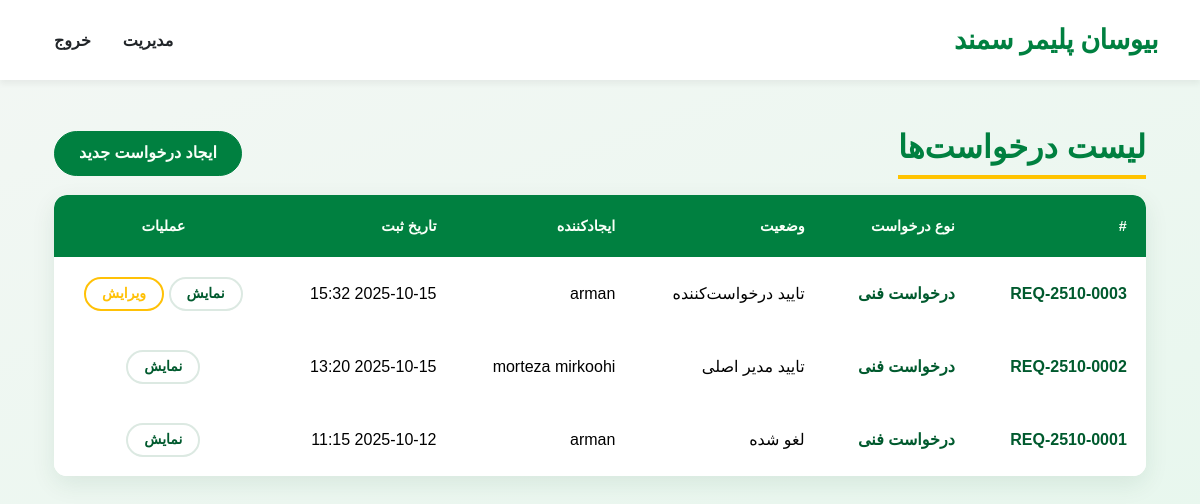
/requests/ (signed in), run on an earlier commit of the app's database.
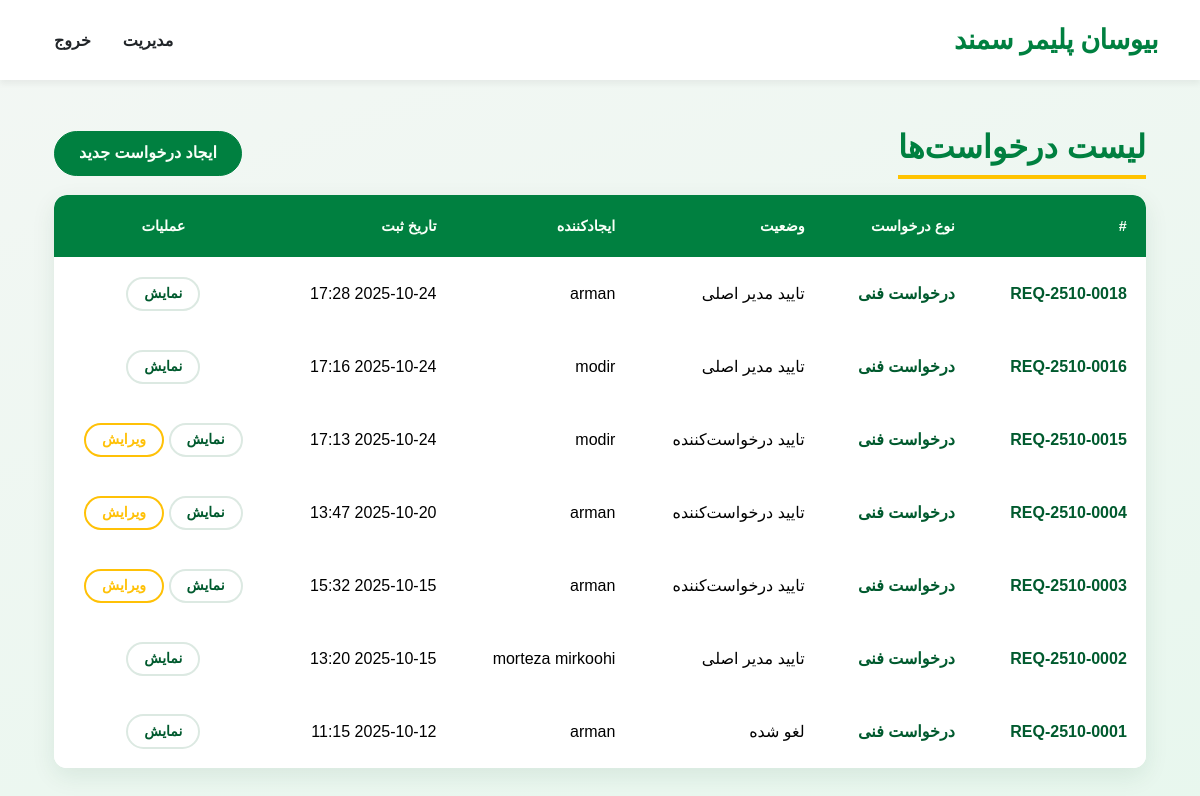
And on a later commit of the database.
### requests/models.py (models this page shows, shortened)
class Request(models.Model):
    request_number = models.CharField(max_length=50, unique=True)
    created_by = models.ForeignKey(settings.AUTH_USER_MODEL, related_name='submitted_requests', on_delete=models.PROTECT)
    created_at = models.DateTimeField(auto_now_add=True)
    status = models.CharField(max_length=50, choices=RequestStatus.choices, default=RequestStatus.DRAFT)
    is_completed = models.BooleanField(default=False)
    canceled_by = models.ForeignKey(settings.AUTH_USER_MODEL, related_name='canceled_requests', on_delete=models.SET_NULL, null=True, blank=True)
    canceled_at = models.DateTimeField(null=True, blank=True)
    cancel_reason = models.TextField(blank=True, null=True)
    creator_approved_by = models.ForeignKey(settings.AUTH_USER_MODEL, related_name='approved_requests_creator', on_delete=models.SET_NULL, null=True, blank=True)
    creator_approved_at = models.DateTimeField(null=True, blank=True)
    factory_approved_by = models.ForeignKey(settings.AUTH_USER_MODEL, related_name='approved_requests_factory', on_delete=models.SET_NULL, null=True, blank=True)
    factory_approved_at = models.DateTimeField(null=True, blank=True)
    management_approved_by = models.ForeignKey(settings.AUTH_USER_MODEL, related_name='approved_requests_management', on_delete=models.SET_NULL, null=True, blank=True)
    management_approved_at = models.DateTimeField(null=True, blank=True)
    def can_edit_by(self, user):
        if not hasattr(user, 'profile'):
            return False
        user_type = getattr(user.profile, "user_type", None)
        if self.status in [RequestStatus.CANCELED, RequestStatus.MANAGEMENT_APPROVED]:
            return False
        if user_type == "management":
            return True
        elif user_type == "factory_manager":
            return self.status in [RequestStatus.DRAFT, RequestStatus.CREATOR_APPROVED, RequestStatus.FACTORY_APPROVED]
        elif user == self.created_by:
             return self.status in [RequestStatus.DRAFT, RequestStatus.CREATOR_APPROVED]
        return False

class RequestItem(models.Model):
    request = models.ForeignKey(Request, related_name='items', on_delete=models.CASCADE)
    request_type = models.ForeignKey(RequestType,on_delete=models.PROTECT,verbose_name="نوع درخواست")
    cost_center = models.ForeignKey(CostCenter,on_delete=models.PROTECT,  verbose_name="مرکز هزینه")
    description = models.TextField(blank=True, null=True)

class RequestType(models.Model):
    name = models.CharField(max_length=100, verbose_name="نوع درخواست")
    is_active = models.BooleanField(default=True, verbose_name="فعال")
    display_order = models.IntegerField(default=0, verbose_name="ترتیب نمایش")
    class Meta:
        verbose_name = "نوع درخواست"
        verbose_name_plural = "انواع درخواست"
        ordering = ["display_order", "name"]

### requests/views.py (the view)
# urls.py: path('', views.request_list, name='request_list'),
@login_required
def request_list(request):
    role = _role(request.user)
    base_qs = Request.objects.exclude(status=RequestStatus.DRAFT).select_related("created_by").order_by("-id")
    if role in ["management", "factory_manager"]:
        requests_qs = base_qs
    else:
        requests_qs = base_qs.filter(created_by=request.user)
    for req in requests_qs:
        req.user_can_edit = req.can_edit_by(request.user)
    can_create = role in ["management"] or request.user.is_superuser
    return render(request, "requests/request_list.html", {
        "requests": requests_qs,
        "can_create": can_create,
        "title": "لیست درخواست‌ها"
    })

### requests/views.py (called while the page is built)
def _role(user):
    return getattr(getattr(user, "profile", None), "user_type", None)

### requests/templates/requests/request_list.html (shortened to what this page needs)
{% extends "base.html" %}
{% load static %}
{% block content %}
<link rel="stylesheet" href="{% static 'css/list_styles.css' %}">
<div class="container" dir="rtl">
    <div class="d-flex justify-content-between align-items-center mb-3">
        <h2 class="m-0">{% if title %}{{ title }}{% else %}درخواست‌ها{% endif %}</h2>
        {% if can_create %}
        <a href="{% url 'requests:request_create' %}" class="btn btn-primary">ایجاد درخواست جدید</a>
        {% endif %}
    </div>
    <div class="table-responsive">
        <table class="table table-hover align-middle">
            <thead class="table-light">
            <tr>
                <th>#</th>
                <th>نوع درخواست</th>
                <th>وضعیت</th>
                <th>ایجادکننده</th>
                <th>تاریخ ثبت</th>
                <th class="text-center">عملیات</th>
            </tr>
            </thead>
            <tbody>
            {% for r in requests %}
            <tr>
                <td>{{ r.request_number }}</td>
                <td>
                    {% with first_item=r.items.first %}
                    {% if first_item %}
                    {{ first_item.request_type.name }}
                    {% else %}
                    —
                    {% endif %}
                    {% endwith %}
                </td>
                <td>{{ r.get_status_display }}</td>
                <td>{{ r.created_by.get_full_name|default:r.created_by.username }}</td>
                <td>{{ r.created_at|date:"Y-m-d H:i" }}</td>
                <td class="text-center">
                    <a href="{% url 'requests:request_detail' r.pk %}" class="btn btn-outline-secondary btn-sm">نمایش</a>
                    {% if r.user_can_edit %}
                    <a href="{% url 'requests:request_update' r.pk %}" class="btn btn-sm btn-outline-warning">ویرایش</a>
                    {% endif %}
                </td>
            </tr>
            {% empty %}
            <tr>
                <td colspan="6" class="text-center text-muted">هیچ درخواستی یافت نشد.</td>
            </tr>
            {% endfor %}
            </tbody>
        </table>
    </div>
</div>
{% endblock %}

What changed in the data, as far as the page shows it:
added Request: request_number "REQ-2510-0018", items.first.request_type.name "درخواست فنی", status "تایید مدیر اصلی", created_by.get_full_name "arman", created_at "2025-10-24 17:28"
added Request: request_number "REQ-2510-0016", items.first.request_type.name "درخواست فنی", status "تایید مدیر اصلی", created_by.get_full_name "modir", created_at "2025-10-24 17:16"
added Request: request_number "REQ-2510-0015", items.first.request_type.name "درخواست فنی", status "تایید درخواست‌کننده", created_by.get_full_name "modir", created_at "2025-10-24 17:13", shows "ویرایش"
added Request: request_number "REQ-2510-0004", items.first.request_type.name "درخواست فنی", status "تایید درخواست‌کننده", created_by.get_full_name "arman", created_at "2025-10-20 13:47", shows "ویرایش"
